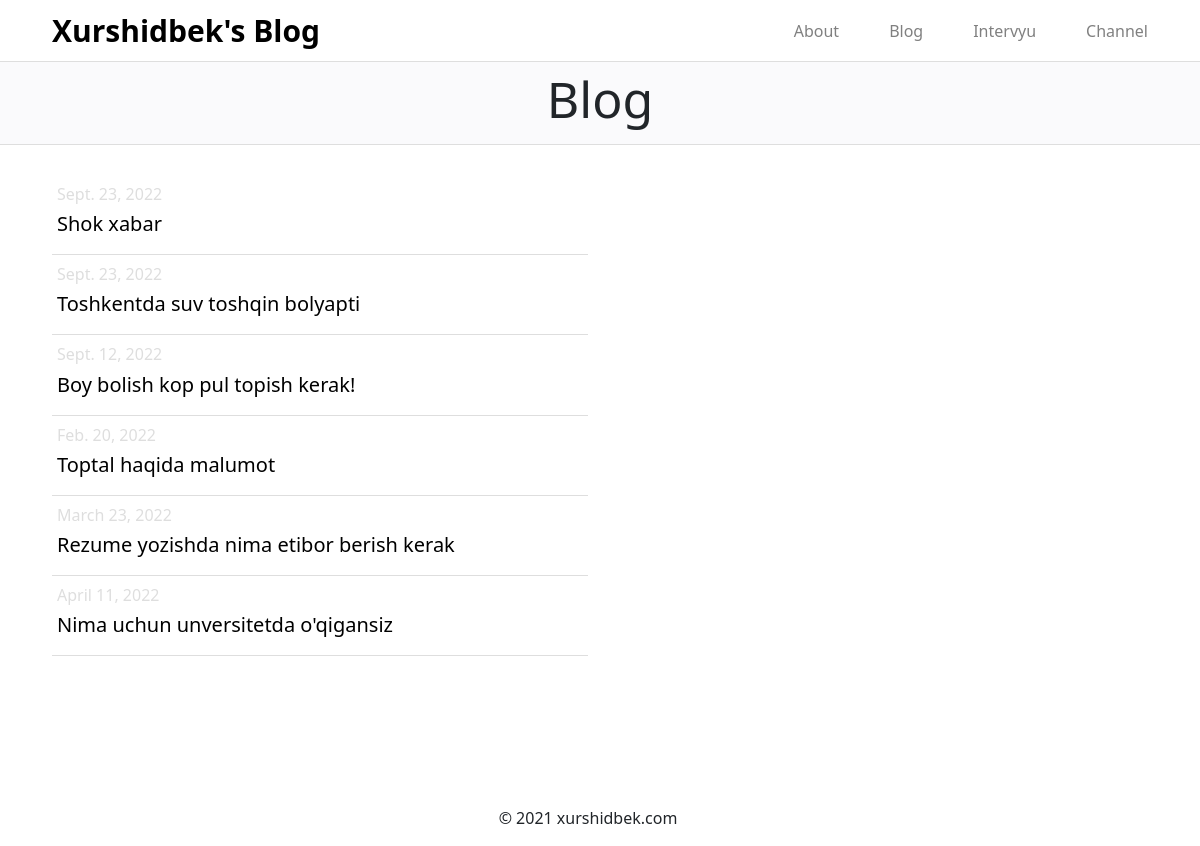
Screenshot of /blog/ with the database file from the repository.
### new/models.py (models this page shows, shortened)
class Maqola(models.Model):
    sarlavha = models.CharField(max_length=255)
    sana = models.DateField()
    matn = models.CharField(max_length=255)
    rasm = models.FileField(max_length=255)

### new/views.py (the view)
# urls.py: 2. Add a URL to urlpatterns:  path('blog/', include('blog.urls'))
def blog(request):
    std = {
        'maqolalar':Maqola.objects.all()
    }
    return render(request, 'blog.html',std)

### templates/blog.html (shortened to what this page needs)
<!DOCTYPE html>
<html lang="uz">
<head>
    {% load static %}
    <link rel="stylesheet" href=" {% static '/bootstrap-5.0.2-dist/css/bootstrap.css' %} ">
    <link rel="stylesheet" href="{% static '/css/blog.css' %}">
</head>
<body>
    <div class="container-fluid">
        <div class="row navbar">
            <div class="col-12 col-md-6 col-sm-6 navbar-icon"><a href="/index/">Xurshidbek's Blog</a></div>
            <div class="col-12 col-md-6 col-sm-6 navbar-link">
                <div><a href="/about/">About</a></div>
                <div><a href="/blog/">Blog</a></div>
                <div><a href="/intervyu/">Intervyu</a></div>
                <div><a href="https://youtube.com/channel/UCJMM6oL_X-AlSSx_tw78rzw">Channel</a></div>
            </div>
        </div>
        <div class="row blog">
            <div class="col-12">
                <h1>Blog</h1>
            </div>
        </div>
        <div class="row main">
            <div class="col-12 col-md-6 col-sm-6 main-card1">
                {% for maqola in maqolalar %}
                <div class="main-card1-link">
                    <a href="/maqola/{{maqola.id}}"><h6>{{maqola.sana}}<h6> <h5>{{maqola.matn}}</h5></a>
                </div>
                {% endfor %}
        </div>
        <div class="row footer">
            <p>© 2021 xurshidbek.com</p>
        </div>
    </div>
</body>
</html>

### static/css/blog.css (style rules this page uses)
body { margin: 0; padding: 0; -webkit-box-sizing: border-box; box-sizing: border-box; }
.container-fluid .navbar { padding-right: 40px; padding-left: 40px; border-bottom: 1px solid #DEDEDE; }
.container-fluid .navbar .navbar-icon a { font-size: 30px; font-weight: bold; text-decoration: none; color: #000; }
.container-fluid .navbar .navbar-link { -webkit-box-pack: end; -ms-flex-pack: end; justify-content: end; display: -webkit-box; display: -ms-flexbox; display: flex; }
.container-fluid .navbar .navbar-link a { text-decoration: none; margin-left: 50px; color: grey; }
.container-fluid .blog { background-color: #FAFAFC; border-bottom: 1px solid #DEDEDE; padding: 7px 0px; }
.container-fluid .blog .col-12 h1 { font-weight: 400; font-size: 50px; text-align: center; }
.container-fluid .main { padding-left: 40px; padding-right: 40px; padding-top: 30px; }
.container-fluid .main .main-card1 .main-card1-link { width: 100%; padding: 10px 5px; border-bottom: 1px solid #DEDEDE; }
.container-fluid .main .main-card1 .main-card1-link a { width: 100%; cursor: pointer; display: inline-block; position: relative; -webkit-transition: 0.5s; transition: 0.5s; text-decoration: none; }
.container-fluid .main .main-card1 .main-card1-link a h6 { font-weight: normal; color: #DEDEDE; }
.container-fluid .main .main-card1 .main-card1-link a h5 { font-size: 20l, m px; font-weight: normal; color: #000; }
.container-fluid .main .main-card1 .main-card1-link a:after { width: 30px; font-size: 50px; content: '»'; position: absolute; margin-top: -25px; opacity: 0; top: 10px; right: -20px; -webkit-transition: 0.5s; transition: 0.5s; }
.container-fluid .footer { margin-top: 150px; width: 100%; text-align: center; }

### rows the page displays
Maqola: sana "Sept. 23, 2022", matn "Shok xabar"
Maqola: sana "Sept. 23, 2022", matn "Toshkentda suv toshqin bolyapti"
Maqola: sana "Sept. 12, 2022", matn "Boy bolish kop pul topish kerak!"
Maqola: sana "Feb. 20, 2022", matn "Toptal haqida malumot"
Maqola: sana "March 23, 2022", matn "Rezume yozishda nima etibor berish kerak"
Maqola: sana "April 11, 2022", matn "Nima uchun unversitetda o'qigansiz"
